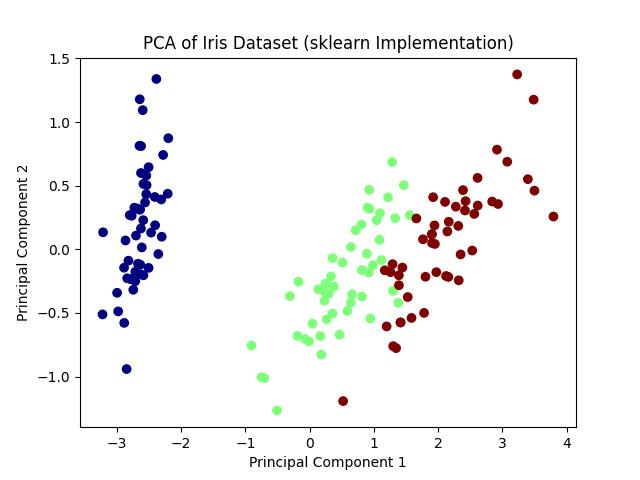

The Python source for this figure:
import numpy as np
import matplotlib.pyplot as plt
from sklearn.datasets import load_iris
from sklearn.decomposition import PCA as SklearnPCA

# Load the Iris dataset
X = load_iris().data
y = load_iris().target

# Perform PCA using sklearn
pca = SklearnPCA(n_components=2)
X_projected = pca.fit_transform(X)

print("Shape of Data:", X.shape)
print("Shape of transformed Data:", X_projected.shape)

# Plot the results
pc1 = X_projected[:, 0]
pc2 = X_projected[:, 1]

plt.scatter(pc1, pc2, c=y, cmap="jet")
plt.xlabel("Principal Component 1")
plt.ylabel("Principal Component 2")
plt.title("PCA of Iris Dataset (sklearn Implementation)")
plt.show()

"""
Output:
Shape of Data: (150, 4)
Shape of transformed Data: (150, 2)
"""
